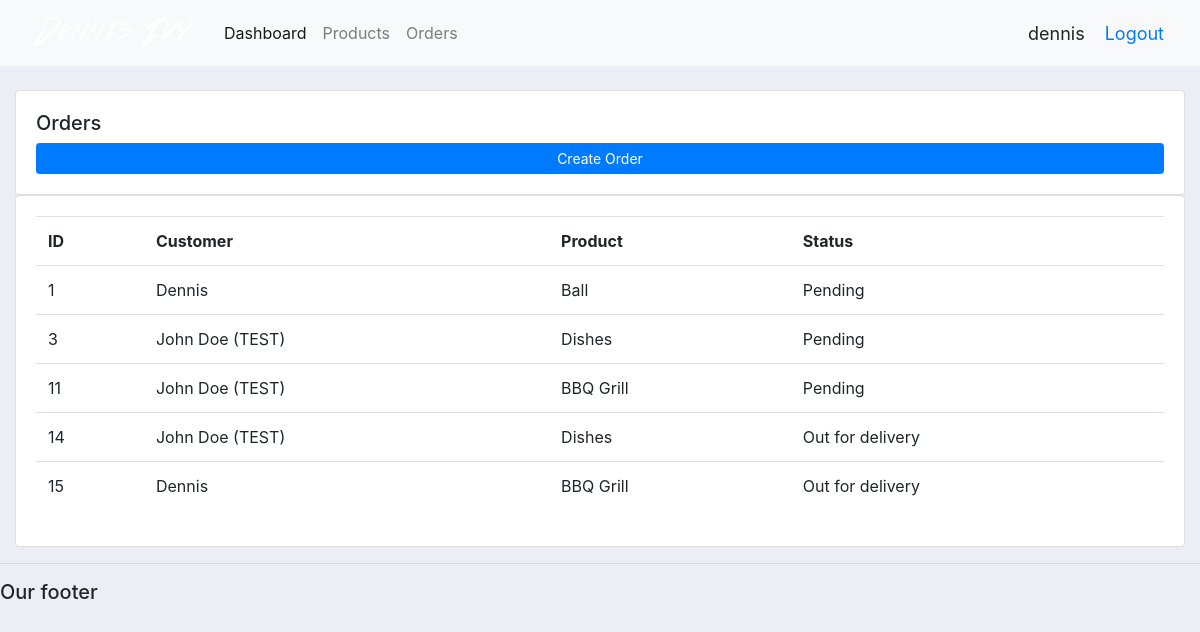
Screenshot of /orders/ (signed in) with the database file from the repository.
### accounts/models.py (models this page shows, shortened)
class Order(models.Model):
	STATUS = (
			('Pending', 'Pending'),
			('Out for delivery', 'Out for delivery'),
			('Delivered', 'Delivered'),
			)
	customer = models.ForeignKey(Customer, null=True, on_delete= models.SET_NULL)
	product = models.ForeignKey(Product, null=True, on_delete= models.SET_NULL)
	date_created = models.DateTimeField(auto_now_add=True, null=True)
	status = models.CharField(max_length=200, null=True, choices=STATUS)
	note = models.CharField(max_length=1000, null=True)

class Customer(models.Model):
	user = models.OneToOneField(User, null=True, blank=True, on_delete=models.CASCADE)
	name = models.CharField(max_length=200, null=True)
	phone = models.CharField(max_length=200, null=True)
	email = models.CharField(max_length=200, null=True)
	profile_pic = models.ImageField(default="profile1.png", null=True, blank=True)
	date_created = models.DateTimeField(auto_now_add=True, null=True)
	def __str__(self):
		return self.name

class Product(models.Model):
	CATEGORY = (
			('Indoor', 'Indoor'),
			('Out Door', 'Out Door'),
			)
	name = models.CharField(max_length=200, null=True)
	price = models.FloatField(null=True)
	category = models.CharField(max_length=200, null=True, choices=CATEGORY)
	description = models.CharField(max_length=200, null=True, blank=True)
	date_created = models.DateTimeField(auto_now_add=True, null=True)
	tags = models.ManyToManyField(Tag)
	def __str__(self):
		return self.name

### accounts/decorators.py (the view)
		def wrapper_func(request, *args, **kwargs):
			group = None
			if request.user.groups.exists():
				group = request.user.groups.all()[0].name
			if group in allowed_roles:
				return view_func(request, *args, **kwargs)
			else:
				return HttpResponse('You are not authorized to view this page')

### accounts/views.py (called while the page is built)
@login_required(login_url='login')
@allowed_users(allowed_roles=['admin'])
def Orders(request):
	orders = Order.objects.all()
	return render(request, 'accounts/orders.html', {'orders':orders})

### accounts/templates/accounts/orders.html
{%  extends 'accounts/main.html' %}
{% load static %}
{% block content %}
<br>
<div class="row">
    <div class="col-md">
        <div class="card card-body">
            <h5>Orders</h5>
            <a class="btn btn-primary  btn-sm btn-block" href="">Create Order</a>
        </div>
        <div class="card card-body">
            <table class="table">
                <tr>
                    <th>ID</th>
                    <th>Customer</th>
                    <th>Product</th>
                    <th>Status</th>
                </tr>
                {% for i in orders %}
                    <tr>
                        <td>{{i.id}}</td>
                        <td>{{i.customer}}</td>
                        <td>{{i.product}}</td>
                        <td>{{i.status}}</td>
                    </tr>
                {% endfor %}
            </table>
        </div>
    </div>
</div>
{% endblock content %}

### accounts/templates/accounts/navbar.html (shortened to what this page needs)
{% load static %}
<nav class="navbar navbar-expand-lg navbar-light bg-light">
  <img src="{% static 'images/logo.png' %}" width="200" height="50">
  <div class="collapse navbar-collapse" id="navbarNav">
    <ul class="navbar-nav">
      {% if request.user.is_staff %}
      <li class="nav-item active">
        <a class="nav-link" href="{% url 'home' %}">Dashboard</a>
      </li>
      <li class="nav-item">
        <a class="nav-link" href="{% url 'products' %}">Products</a>
      </li>
      <li class="nav-item">
        <a class="nav-link" href="{% url 'orders' %}">Orders</a>
      </li>
      {% else %}
       <li class="nav-item">
        <a class="nav-link" href="{% url 'account' %}">Settings</a>
      </li>
      {% endif %}
    </ul>
  </div>
  <span class="hello-msg">{{request.user}}</span>
  <span ><a  class="hello-msg" href="{% url 'logout' %}">Logout</a></span>
</nav>

### static/css/main.css (style rules this page uses)
body { background-color: #ebeff5; }

### accounts/templates/accounts/navbar.html (style rules this page uses)
.hello-msg { font-size: 18px; margin-right: 20px; }

### rows the page displays
Order: id "1", customer "Dennis", product "Ball", status "Pending"
Order: id "3", customer "John Doe (TEST)", product "Dishes", status "Pending"
Order: id "11", customer "John Doe (TEST)", product "BBQ Grill", status "Pending"
Order: id "14", customer "John Doe (TEST)", product "Dishes", status "Out for delivery"
Order: id "15", customer "Dennis", product "BBQ Grill", status "Out for delivery"

### other values shown
{{ request.user }} "dennis"
